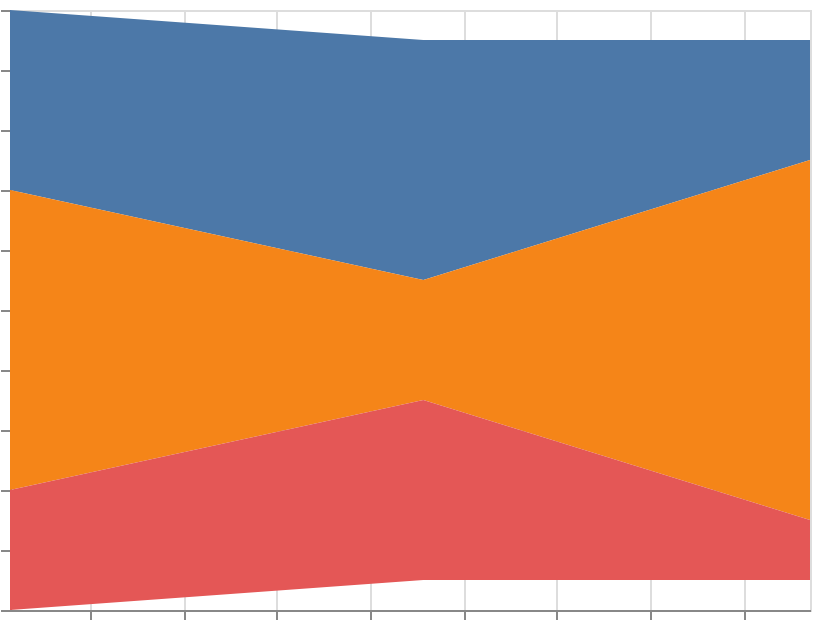

Vega-Lite specification stored for this chart:
### Vega-Lite specification from a JSON file in a GitHub repository (floating-point values rounded to 4 significant figures)
{"$schema": "https://vega.github.io/schema/vega-lite/v6.json", "width": 400, "height": 300, "padding": 5, "autosize": "none", "data": {"name": "table", "values": [{"date": "2024-01", "cat": "A", "val": 3}, {"date": "2024-01", "cat": "B", "val": 5}, {"date": "2024-01", "cat": "C", "val": 2}, {"date": "2024-02", "cat": "A", "val": 4}, {"date": "2024-02", "cat": "B", "val": 2}, {"date": "2024-02", "cat": "C", "val": 3}, {"date": "2024-03", "cat": "A", "val": 2}, {"date": "2024-03", "cat": "B", "val": 6}, {"date": "2024-03", "cat": "C", "val": 1}]}, "mark": "area", "encoding": {"x": {"field": "date", "type": "temporal"}, "y": {"field": "val", "type": "quantitative", "stack": "center"}, "color": {"field": "cat", "type": "nominal"}}}
